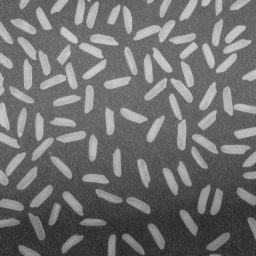
#> input picture Lab 04/rice.png, 256 x 256 px
$ jupyter execute Sawczuk_04_thresholding_hw.ipynb   (older library calls are emulated)
#> lines starting #> are read from the running program, lines starting #| are printed output that depends on the picture; after the words box and inside, x2 and y2 are one past the last pixel; in counts of white or black regions, pixels touching at a corner belong together
# Binaryzacja

### Zadanie domowe - binaryzacja adaptacyjna w oknach z interpolacją.

Pokazana w ramach podstawowej części ćwiczenia binaryzacja adaptacyjna działa dobrze, ale jest dość złożona obliczeniowo (choć oczywiście należy mieć świadomość, że implementację można zoptymalizować i wyeliminować pewne powtarzające się obliczenia).
Zbliżone rozwiązanie można również realizować w nieco innym wariancie - w oknach.
Ogólna idea jest następująca: wejściowy obraz dzielimy na nienachodzące (rozłączne) okna - wygodnie jest założyć, że są one kwadratowe i o rozmiarze będącym potęgą liczby 2.
W każdym z okien obliczamy próg - niech to będzie średnia i stosujemy do binaryzacji lokalnej.
Jak nietrudno się domyślić efekt nie będzie dobry, gdyż na granicach okien wystąpią artefakty.
Aby je wyeliminować należy zastosować interpolację, co zostanie szczegółowo opisane poniżej.
Warto zaznaczyć, że podobny mechanizm interpolacji stosowany jest w poznanym wcześniej algorytmie CLAHE.
Zainteresowane osoby odsyłam do artykułu na [Wikipedii](https://en.wikipedia.org/wiki/Adaptive_histogram_equalization) oraz do artykułu o metodzie CLAHE - Zuiderveld, Karel. “Contrast Limited Adaptive Histograph Equalization.” Graphic Gems IV. San Diego: Academic Press Professional, 1994. 474–485.

Na początek zaimplementujemy wariant metody bez interpolacji:
1. Wczytaj obraz _rice.png_.
2. W dwóch pętlach `for`, dla okien o ustalonym wymiarze $W$ (potęga 2), oblicz średnią:
- pętle powinny mieć krok $W$,
- wynik (tj. średnie) należy zapisać w pomocniczej tablicy,
- przydatny operator to `//` - dzielenie całkowitoliczbowe (*floor division*).

3. W kolejnych dwóch pętlach `for` (tym razem o kroku 1) przeprowadź binaryzację z wyznaczonymi progami.
   Tu oczywiście należy się sprytnie odwołać do wyników z tablicy pomocniczej.
   Wyświetl wyniki - czy jest on poprawny?
   Podpowiedź - błędy lepiej widać dla mniejszego rozmiaru okna (np. 16 x 16).

[cell 1]
import matplotlib.pyplot as plt
import cv2
import numpy as np
import os
import math

def adaptive(x,W):
#> called with x = 'rice.png', W = 32
    I = cv2.imread(x)
#> I is the input picture: shape (256, 256, 3); min 40, max 204, mean 111.4
    I = cv2.cvtColor(I, cv2.COLOR_RGB2GRAY)
#> I: shape (256, 256)
    B = np.zeros(I.shape)
    X,Y = I.shape
#> X = 256; Y = 256
    mean = np.zeros((Y//W + 1, X//W + 1))
    for j in range(0,len(I),W):
        for i in range(0,len(I),W):
            mean[j//W,i//W] = cv2.mean(I[j : j+W , i : i+W])[0]
#> this loop made 8 passes
#> j on passes 2 to 8: 32, 64, 96, 128, 160, 192, 224

    for j in range(0,len(I)):
        for i in range(0,len(I)):
            B[j,i] = I[j,i] > mean[j//W , i//W]
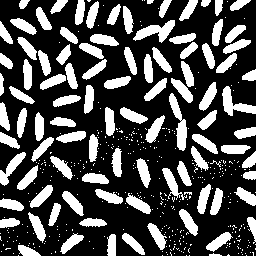
#> B: shape (256, 256) float64; values 0 (black) and 1 (white), 30.2% white; 445 white regions (348 under 20 px), largest, box (x1, y1, x2, y2) and area: (169, 93, 187, 151) 448, (133, 20, 175, 43) 429, (222, 86, 256, 116) 410

    plt.imshow(B.astype(np.int))
    plt.xticks([]), plt.yticks([])
    plt.gray()
    plt.show()
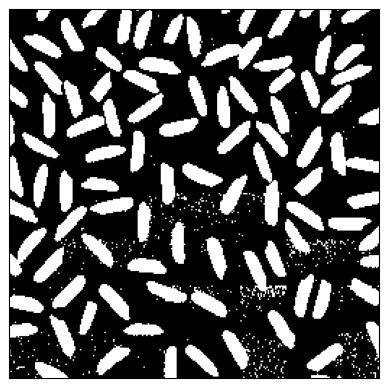
#> figure drawn by matplotlib, 1 panel

if not os.path.exists("rice.png") :
    !wget https://raw.githubusercontent.com/vision-agh/poc_sw/master/04_Thresholding/rice.png --no-check-certificate

adaptive("rice.png",32)

4. Rozwiązaniem problemu artefaktów na obrazie jest zastosowanie interpolacji.
   Próg binaryzacji dla danego okna wyliczany jest na podstawie progów z sąsiednich okien.


   Koncepcja została przedstawiona na powyższym rysunku.
   Możliwe są 3 przypadki:
   - piksel leży w rogach obrazu (kolor czerwony) - wtedy za próg przyjmuje się wartość średniej obliczonej dla danego okna,
   - piksel leży na krawędzi obrazu (kolor zielony) - wtedy za próg przyjmuje się wartość obliczoną na podstawie średnich z dwóch sąsiednich okien,
   - piksel leży w środku (kolor fioletowy) - wtedy próg jest obliczany na podstawie 4 sąsiednich okien.

   Uwaga. Proszę zwrócić uwagę, że sprawa jest dość złożona.
   Obraz dzielimy na okna (dla nich liczymy średnią) i następnie każde z okien "wirtualnie" na cztery sub-okna (linie przerywane).
   To ułatwia znalezienie środków okien (czarne kwadraty), które są wykorzystywane w interpolacji.

5. Implementujemy interpolację.
   Potrzebujemy do tego znać progi (jeden, dwa lub cztery), ale dla przejrzystości obliczeń lepiej zawsze przyjąć cztery oraz odległości od rozważnego piksela do środka sąsiednich okien (też w ogólnym przypadku 4):
   - całość sprowadza się do określania pozycji piksela,
   - na początek rozważmy przypadek czterech narożników (kolor czerwony na rysunku) - trzeba napisać `if`, który je wyznaczy,
   - warto sprawdzić, czy nie popełniliśmy błędu i np. tymczasowo do obrazu wynikowego w tym miejscu przypisać wartość 255. Efekt powinien być taki, że widoczne będą tylko narożniki.
   - drugi przypadek do brzegi (kolor zielony) - postępujemy podobnie jak przy narożnikach, przy czym osobno wydzielamy brzegi pionowe i poziome. Tu też warto sobie obrazek "pokolorować".
   - na koniec wyznaczamy piksele w środku.
   - analizując poprawność proszę zwrócić uwagę na to, żeby nie było przerw pomiędzy obszarami.
   - mając podział możemy dla każdego z obszarów wyliczyć cztery progi ($t11, t12, t21, t22$):
        - dla narożników wartość ta będzie identyczna i wynosi po prostu `t11 =t[jT][iT]`, gdzie `iT=i//W` oraz `jT=j//W`.
          Uwaga. Proszę używać indeksów tymczasowych $jT,iT$, gdyż będą potrzebne w dalszych obliczeniach.
        - dla brzegów pionowych występują dwie wartości: okno bieżące i sąsiednie.
          Wyznaczenie współrzędnej poziomej jest proste (jak dla narożników).
          Nad współrzędną pionową trzeba się chwilę zastanowić - aby nie rozważać wielu przypadków można od bieżącej współrzędnej odjąć połowę rozmiaru okna i dopiero później wykonać dzielenie przez rozmiar okna.
          W ten sposób otrzymujemy indeks okna o mniejszej współrzędnej.
          Indeks drugiego uzyskamy dodając 1.
          Proszę się zastanowić dlaczego to działa - najlepiej to sobie rozrysować.
        - dla brzegów poziomych należy postąpić analogicznie,
        - obliczenia dla obszaru wewnątrz powinny być już oczywiste.
   - kolejny krok to wyliczenie odległości pomiędzy rozważanym pikselem, a czterema środkami.
     Przykładowo dla osi X wygląda to następująco: `dX1 = i - W/2 - iT*W` oraz `dX2 = (iT+1)*W - i-W/2`.
     Dla osi Y analogicznie.
     Ponownie proszę się zastanowić dlaczego to jest poprawne - najlepiej to sobie narysować.
   - ostatni krok to interpolacja dwuliniowa.
     Wykonamy ją w trzech krokach:
     - interpolacja w osi X dla dwóch górnych okien - sprowadza się ona do średniej ważonej pomiędzy wartościami $t11$ i $t12$, przy czym wagi to odpowiednio $dX2/W$ i $dX1/W$.
       Ponownie na podstawie rysunku proszę to przemyśleć.
     - interpolacja w osi X dla dolnych okien jest analogiczna,
     - interpolacja w osi Y również jest analogiczna, z tym, że wejściem są dwa wyniki interpolacji w poziomie.

6. "Kropka nad i" to oczywiście binaryzacja z wyznaczonym poprzez interpolację progiem - proszę dobrać rozmiar okna.
7. Na koniec proszę porównać na wspólnym rysunku poznane metody binaryzacji:
- Otsu,
- lokalna na podstawie średniej,
- lokalna Sauvoli,
- lokalna w oknach bez interpolacji,
- lokalna w oknach z interpolacją.

Proszę pod porównaniem, w osobnej sekcji *markdown*, krótko skomentować uzyskane wyniki.

[cell 2]
import matplotlib.pyplot as plt
import cv2
import numpy as np
import os
import math

def adaptive_interpolation(x,W):
#> called with x = 'rice.png', W = 64
    I = cv2.imread(x)
    I = cv2.cvtColor(I, cv2.COLOR_RGB2GRAY)
    B = np.zeros(I.shape)
    X,Y = I.shape
#> X = 256; Y = 256
    mean = np.zeros((Y//W + 1, X//W + 1))
    mean2 = np.zeros(((Y//W*2 ), (X//W*2)))
    mean3 = np.zeros(((Y//W*2 ), (X//W*2)))
    k = 0
    l = 0
    for j in range(0,len(I),W):
        for i in range(0,len(I),W):
            mean[j//W,i//W] = cv2.mean(I[j : j+W , i : i+W])[0]
            mean2[2*(j//W),2*(i//W)] = mean[j//W,i//W]
            mean2[2*(j//W)+1,2*(i//W)] = mean[j//W,i//W]
            mean2[2*(j//W),2*(i//W)+1] = mean[j//W,i//W]
            mean2[2*(j//W)+1,2*(i//W)+1] = mean[j//W,i//W]
#> this loop made 4 passes
#> after the loop, mean = [[127.8, 134.2, 133.6, 128.7, 0], [132.5, 131.7, 133.6, 123.9, 0], [115.2, 108.3, 106.9, 105.3, 0], [79.97, 77.22, 71.3, 72.97, 0], [0, 0, 0, 0, 0]]

    for j in range(len(mean2)):
        for i in range(len(mean2[:])):
            if j==0 and i==len(mean2[:])-1:
                mean3[j][i] = mean2[j][i]
            elif j==0 and i==0:
                mean3[j][i] = mean2[j][i]
            elif j==len(mean2)-1 and i==0:
                mean3[j][i] = mean2[j][i]
            elif j==len(mean2) -1 and i==len(mean2[:])-1:
                mean3[j][i] = mean2[j][i]
            elif j == 0 or  j == len(mean2[:]) -1:
                if j%2==0:
                    mean3[j][i] = (mean2[j][i] + mean2[j+1][i])/2
                else:
                    mean3[j][i] = (mean2[j][i] + mean2[j-1][i])/2
            elif i == 0 or  i == len(mean2[:]) -1:
                if i%2==0:
                    mean3[j][i] = (mean2[j][i] + mean2[j][i+1])/2
                else:
                    mean3[j][i] = (mean2[j][i] + mean2[j][i-1])/2
            else:
                if i%2==1 and j %2 == 1:
                    mean3[j][i] = (mean2[j][i] + mean2[j][i-1]/W + mean2[j-1][i]/W + mean2[j-1][i-1]/(math.sqrt(W)))/(1+2/W+1/(math.sqrt(W)))
                elif i%2==1 and j %2 == 0:
                    mean3[j][i] = (mean2[j][i] + mean2[j][i-1]/W + mean2[j+1][i]/W + mean2[j+1][i-1]/(math.sqrt(W)))/(1+2/W+1/(math.sqrt(W)))
                elif i%2==0 and j %2 == 0:
                    mean3[j][i] = (mean2[j][i] + mean2[j][i+1]/W + mean2[j+1][i]/W + mean2[j+1][i+1]/(math.sqrt(W)))/(1+2/W+1/(math.sqrt(W)))
                else:
                    mean3[j][i] = (mean2[j][i] + mean2[j][i+1]/W + mean2[j-1][i]/W + mean2[j-1][i+1]/(math.sqrt(W)))/(1+2/W+1/(math.sqrt(W)))
#> this loop made 8 passes

    for j in range(0,len(I)):
        for i in range(0,len(I)):
            B[j,i] = I[j,i] >= mean3[j//(W*2) , i//(W*2)]
#> B: shape (256, 256) float64; values 0 (black) and 1 (white), 26.9% white; 139 white regions (49 under 20 px), largest, box (x1, y1, x2, y2) and area: (170, 61, 194, 103) 461, (133, 20, 176, 43) 446, (40, 62, 78, 90) 435

    plt.imshow(B.astype(np.int))
    plt.xticks([]), plt.yticks([])
    plt.gray()
    plt.show()
#> after the loop in sauvol, `for j in range(int(W/2), X-int(W/2)):`:
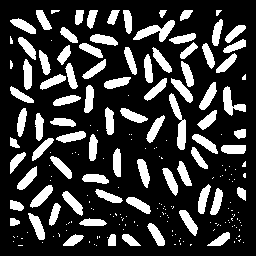
#> B: shape (256, 256) float64; values 0 (black) and 1 (white), 22.8% white; 207 white regions (124 under 20 px), largest, box (x1, y1, x2, y2) and area: (169, 93, 186, 150) 396, (133, 20, 175, 42) 389, (223, 86, 246, 116) 293
#> after the loop in sauvol, `for j in range(int(W/2), X-int(W/2)):`:
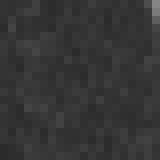
#> C: shape (20, 20) (shown 8 times larger); min 43, max 133, mean 53.3
#> after the loop in local, `for j in range(int(W/2), Y-int(W/2)):`:
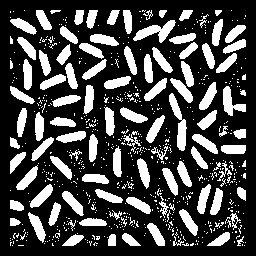
#> B: shape (256, 256) float64; values 0 (black) and 1 (white), 27.3% white; 647 white regions (545 under 20 px), largest, box (x1, y1, x2, y2) and area: (169, 93, 187, 151) 420, (133, 20, 176, 43) 415, (223, 86, 246, 116) 314
#> in im (call 4), `plt.show()`:
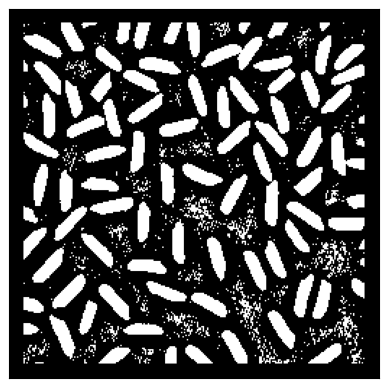
#> figure drawn by matplotlib, 1 panel
#> in otsu, `I2 = cv2.normalize(I, T, 0, 255, cv2.NORM_MINMAX )`:
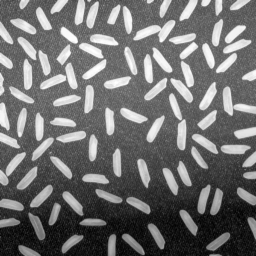
#> I2: shape (256, 256); min 0, max 255, mean 111.1
#> in otsu, `H2 = cv2.calcHist([I2], [0], None, [256], [0, 256])`: H2 = 256 values, max 1587 at index 100, min 0 at index 1, mean 256
#> in otsu, `HC = H2.cumsum()`: HC = 256 values from 3 to 65536
#> the loop in otsu, `for k in range (0,len(H2)):` made 256 passes
#> (P0, P1, m0, m1, sk, s) on passes 1, 3, 4, 6, 7, 9, 10, 12, 13, 15, 17, 18: (4.58e-05, 1, 0, 111.1, 0.565, 0.565), (0.000381, 1, 1.76, 111.1, 4.56, 4.56), (0.00121, 0.999, 2.61, 111.2, 14.21, 14.21), (0.00266, 0.997, 3.91, 111.4, 30.59, 30.59), (0.00548, 0.995, 4.99, 111.7, 62.03, 62.03), (0.00914, 0.991, 6.2, 112.1, 101.5, 101.5), (0.0139, 0.986, 7.16, 112.6, 152.7, 152.7), (0.0204, 0.98, 8.38, 113.2, 220.1, 220.1), (0.0287, 0.971, 9.43, 114.1, 306, 306), (0.0384, 0.962, 10.57, 115.1, 403.2, 403.2), (0.0477, 0.952, 11.63, 116.1, 495.1, 495.1), (0.0577, 0.942, 12.56, 117.1, 594.2, 594.2)
#> (P0, P1, m0, m1, sk) on passes 2, 5, 8, 11, 14, 16: (4.58e-05, 1, 0, 111.1, 0.565), (0.00121, 0.999, 2.61, 111.2, 14.21), (0.00548, 0.995, 4.99, 111.7, 62.03), (0.0139, 0.986, 7.16, 112.6, 152.7), (0.0287, 0.971, 9.43, 114.1, 306), (0.0384, 0.962, 10.57, 115.1, 403.2)
#> in binar_imread, `B = I > k`:
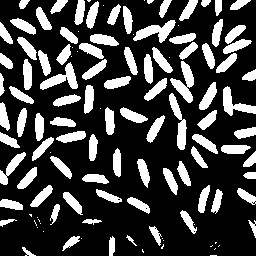
#> B: shape (256, 256) bool; 25.8% white; 121 white regions (30 under 20 px), largest, box (x1, y1, x2, y2) and area: (170, 61, 194, 103) 451, (133, 20, 176, 43) 437, (40, 62, 78, 90) 427

if not os.path.exists("rice.png") :
    !wget https://raw.githubusercontent.com/vision-agh/poc_sw/master/04_Thresholding/rice.png --no-check-certificate

adaptive_interpolation("rice.png",64)

[cell 3]
import matplotlib.pyplot as plt
import cv2
import numpy as np
import os
import math

def adaptive(x,W):
#> called with x = 'rice.png', W = 64
    I = cv2.imread(x)
    I = cv2.cvtColor(I, cv2.COLOR_RGB2GRAY)
    B = np.zeros(I.shape)
    X,Y = I.shape
    mean = np.zeros((Y//W + 1, X//W + 1))
    for j in range(0,len(I),W):
        for i in range(0,len(I),W):
            mean[j//W,i//W] = cv2.mean(I[j : j+W , i : i+W])[0]

    for j in range(0,len(I)):
        for i in range(0,len(I)):
            B[j,i] = I[j,i] > mean[j//W , i//W]
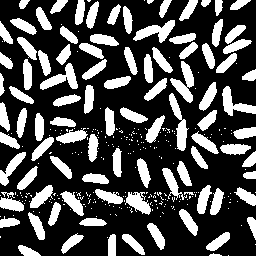
#> B: shape (256, 256) float64; values 0 (black) and 1 (white), 30.4% white; 313 white regions (218 under 20 px), largest, box (x1, y1, x2, y2) and area: (170, 61, 194, 103) 451, (169, 93, 189, 151) 442, (133, 20, 175, 43) 431

    plt.imshow(B.astype(np.int))
    plt.xticks([]), plt.yticks([])
    plt.gray()
    plt.show()
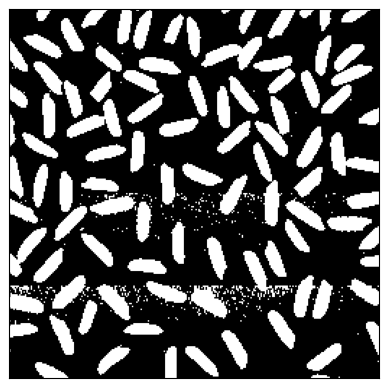
#> figure drawn by matplotlib, 1 panel

def adaptive_interpolation(x,W):
#> called with x = 'rice.png', W = 64
    I = cv2.imread(x)
    I = cv2.cvtColor(I, cv2.COLOR_RGB2GRAY)
    B = np.zeros(I.shape)
    X,Y = I.shape
    mean = np.zeros((Y//W + 1, X//W + 1))
    mean2 = np.zeros(((Y//W*2 ), (X//W*2)))
    mean3 = np.zeros(((Y//W*2 ), (X//W*2)))
    k = 0
    l = 0
    for j in range(0,len(I),W):
        for i in range(0,len(I),W):
            mean[j//W,i//W] = cv2.mean(I[j : j+W , i : i+W])[0]
            mean2[2*(j//W),2*(i//W)] = mean[j//W,i//W]
            mean2[2*(j//W)+1,2*(i//W)] = mean[j//W,i//W]
            mean2[2*(j//W),2*(i//W)+1] = mean[j//W,i//W]
            mean2[2*(j//W)+1,2*(i//W)+1] = mean[j//W,i//W]

    for j in range(len(mean2)):
        for i in range(len(mean2[:])):
            if j==0 and i==len(mean2[:])-1:
                mean3[j][i] = mean2[j][i]
            elif j==0 and i==0:
                mean3[j][i] = mean2[j][i]
            elif j==len(mean2)-1 and i==0:
                mean3[j][i] = mean2[j][i]
            elif j==len(mean2) -1 and i==len(mean2[:])-1:
                mean3[j][i] = mean2[j][i]
            elif j == 0 or  j == len(mean2[:]) -1:
                if j%2==0:
                    mean3[j][i] = (mean2[j][i] + mean2[j+1][i])/2
                else:
                    mean3[j][i] = (mean2[j][i] + mean2[j-1][i])/2
            elif i == 0 or  i == len(mean2[:]) -1:
                if i%2==0:
                    mean3[j][i] = (mean2[j][i] + mean2[j][i+1])/2
                else:
                    mean3[j][i] = (mean2[j][i] + mean2[j][i-1])/2
            else:
                if i%2==1 and j %2 == 1:
                    mean3[j][i] = (mean2[j][i] + mean2[j][i-1]/W + mean2[j-1][i]/W + mean2[j-1][i-1]/(math.sqrt(W)))/(1+2/W+1/(math.sqrt(W)))
                elif i%2==1 and j %2 == 0:
                    mean3[j][i] = (mean2[j][i] + mean2[j][i-1]/W + mean2[j+1][i]/W + mean2[j+1][i-1]/(math.sqrt(W)))/(1+2/W+1/(math.sqrt(W)))
                elif i%2==0 and j %2 == 0:
                    mean3[j][i] = (mean2[j][i] + mean2[j][i+1]/W + mean2[j+1][i]/W + mean2[j+1][i+1]/(math.sqrt(W)))/(1+2/W+1/(math.sqrt(W)))
                else:
                    mean3[j][i] = (mean2[j][i] + mean2[j][i+1]/W + mean2[j-1][i]/W + mean2[j-1][i+1]/(math.sqrt(W)))/(1+2/W+1/(math.sqrt(W)))

    for j in range(0,len(I)):
        for i in range(0,len(I)):
            B[j,i] = I[j,i] >= mean3[j//(W*2) , i//(W*2)]

    plt.imshow(B.astype(np.int))
    plt.xticks([]), plt.yticks([])
    plt.gray()
    plt.show()

def im(I):
    plt.imshow(I)
    plt.xticks([]), plt.yticks([])
    plt.gray()
    plt.show()

def binar_imread(I, k):
    B = I > k
    return B.astype(np.int)

def otsu(x):
    I = cv2.imread(x)
    I = cv2.cvtColor(I, cv2.COLOR_RGB2GRAY)

    im(I)

    T = np.zeros((I.shape))
    I2 = cv2.normalize(I, T, 0, 255, cv2.NORM_MINMAX )
    H2 = cv2.calcHist([I2], [0], None, [256], [0, 256])
    HC = H2.cumsum()
    H2 = np.squeeze(H2)

    s = 0
    v = 0


    for k in range (0,len(H2)):
        P0 =  HC[k]/HC.max()
        if P0 >= 1 or P0 <= 0:
            continue
        P1 = 1 - P0

        P0S = 0
        for i in range(0,k+1):
            P0S = P0S + i * H2[i] / HC.max()

        m0 = P0S / P0

        P1S = 0
        for i in range(k+1, len(H2)):
            P1S = P1S + i * H2[i] / HC.max()

        m1 = P1S / P1

        sk=P0*P1*((m0-m1)**2)
        if sk > s:
            s = sk
            v = k
    im(binar_imread(I2,v))

def local(x,W):
    I = cv2.imread(x)
    I = cv2.cvtColor(I, cv2.COLOR_RGB2GRAY)
    (X,Y) = I.shape
    B = np.zeros(I.shape)
    im(I)

    for j in range(int(W/2), Y-int(W/2)):
        for i in range(int(W/2), X-int(W/2)):
            mean = cv2.mean(I[int(j - (W/2)) : int(j + (W/2)) , int(i - (W/2)) : int(i + (W/2))])[0]
            if I[j,i] > mean:
                B[j,i] = True;
            else:
                B[j,i] = False;
    im(B.astype(np.int))

def sauvol(x,W,f):
    I = cv2.imread(x)
    I = cv2.cvtColor(I, cv2.COLOR_RGB2GRAY)
    (X,Y) = I.shape
    B = np.zeros(I.shape)
    im(I)

    R = 128
    k = 0.15

    for j in range(int(W/2), X-int(W/2)):
        for i in range(int(W/2), Y-int(W/2)):
            C = I[int(j - (W/2)) : int(j + (W/2)) , int(i - (W/2)) : int(i + (W/2))]
            mean = cv2.mean(C)[0]
            std = np.std(C)

            t = mean*(1 + f*k*(std/R - 1))
            if I[j,i] > t:
                B[j,i] = True;
            else:
                B[j,i] = False;
    im(B.astype(np.int))

print("Sauvol")
sauvol("rice.png",20,-1)
print("Lokalna na podstawie średniej")
local("rice.png",20)
print("Otsu")
otsu("rice.png")
print("Lokalna w oknach bez interpolacji")
adaptive("rice.png",64)
print("Lokalna w oknach z interpolacją")
adaptive_interpolation("rice.png",64)

$ run again, with Lab 04/catalogue.png copied over Lab 04/rice.png
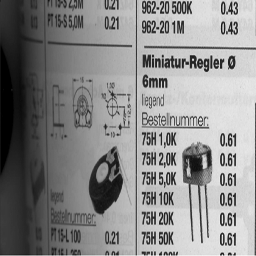
#> input picture Lab 04/catalogue.png, 256 x 256 px
#> in adaptive, I is the input picture: shape (256, 256, 3); min 0, max 251, mean 138
#> I: shape (256, 256)
#> the loop in adaptive, `for j in range(0,len(I),W):` made 8 passes
#> j on passes 2 to 8: 32, 64, 96, 128, 160, 192, 224
#> after the loop in adaptive, `for j in range(0,len(I)):`:
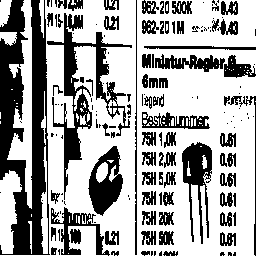
#> B: shape (256, 256) float64; values 0 (black) and 1 (white), 65.4% white; 153 black regions (75 under 20 px), largest, box (x1, y1, x2, y2) and area: (0, 0, 50, 255) 7458, (47, 13, 132, 200) 3190, (182, 142, 212, 244) 1369
#> the loop in adaptive_interpolation, `for j in range(0,len(I),W):` made 4 passes
#> after the loop in adaptive_interpolation, `for j in range(0,len(I),W):`: mean = [[61.33, 142.2, 159.8, 192.2, 0], [50.81, 143.6, 174.2, 210.1, 0], [57.69, 124.1, 162, 176.3, 0], [64.3, 127.8, 169.8, 192.1, 0], [0, 0, 0, 0, 0]]
#> the loop in adaptive_interpolation, `for j in range(len(mean2)):` made 8 passes
#> H2 = 256 values, max 1009 at index 0, min 0 at index 32, mean 256
#> HC = 256 values from 1009 to 65536
#> the loop in otsu, `for k in range (0,len(H2)):` made 256 passes
#> (P0, P1, m0, m1, sk, s) on passes 1 to 8: (0.0154, 0.985, 0, 142.4, 307.4, 307.4), (0.0156, 0.984, 0.0156, 142.4, 312.3, 312.3), (0.0159, 0.984, 0.0423, 142.5, 316.5, 316.5), (0.016, 0.984, 0.0761, 142.5, 320, 320), (0.0161, 0.984, 0.091, 142.5, 321.2, 321.2), (0.0162, 0.984, 0.123, 142.5, 323.2, 323.2), (0.0164, 0.984, 0.2, 142.5, 327.2, 327.2), (0.0166, 0.983, 0.256, 142.6, 329.7, 329.7)
#> the loop in adaptive, `for j in range(0,len(I),W):` made 4 passes
#> in adaptive, `plt.show()`:
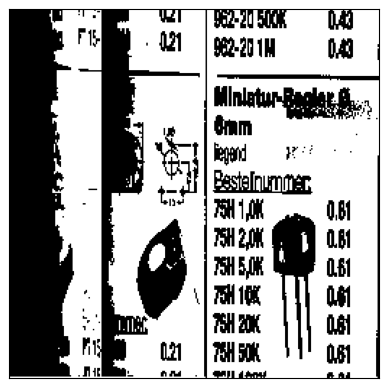
#> figure drawn by matplotlib, 1 panel

$ run again, with Lab 04/coins.png copied over Lab 04/rice.png
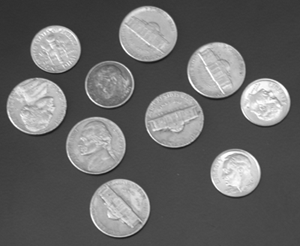
#> input picture Lab 04/coins.png, 300 x 246 px
#> in adaptive, I is the input picture: shape (246, 300, 3); min 23, max 255, mean 103
#> I: shape (246, 300)
#> the loop in adaptive, `for j in range(0,len(I),W):` made 8 passes
#> j on passes 2 to 8: 32, 64, 96, 128, 160, 192, 224
#> the loop in adaptive_interpolation, `for j in range(0,len(I),W):` made 1 pass
#> after the loop in adaptive_interpolation, `for j in range(0,len(I),W):`: mean = [[90.4, 81.64, 127.4, 87.48], [0, 0, 0, 0], [0, 0, 0, 0], [0, 0, 0, 0], [0, 0, 0, 0]]; mean2 = [[90.4, 90.4, 81.64, 81.64, 127.4, 127.4], [90.4, 90.4, 81.64, 81.64, 127.4, 127.4], [0, 0, 0, 0, 0, 0], [0, 0, 0, 0, 0, 0], [0, 0, 0, 0, 0, 0], [0, 0, 0, 0, 0, 0], [0, 0, 0, 0, 0, 0], [0, 0, 0, 0, 0, 0]]
#> after the loop in local, `for j in range(int(W/2), Y-int(W/2)):`:
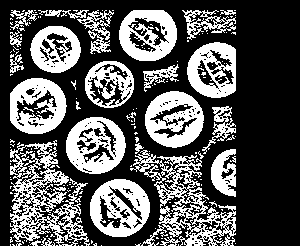
#> B: shape (246, 300) float64; values 0 (black) and 1 (white), 34% white; 176 white regions (148 under 20 px), largest, box (x1, y1, x2, y2) and area: (10, 140, 90, 246) 3198, (130, 150, 236, 246) 3099, (90, 179, 150, 237) 2119
